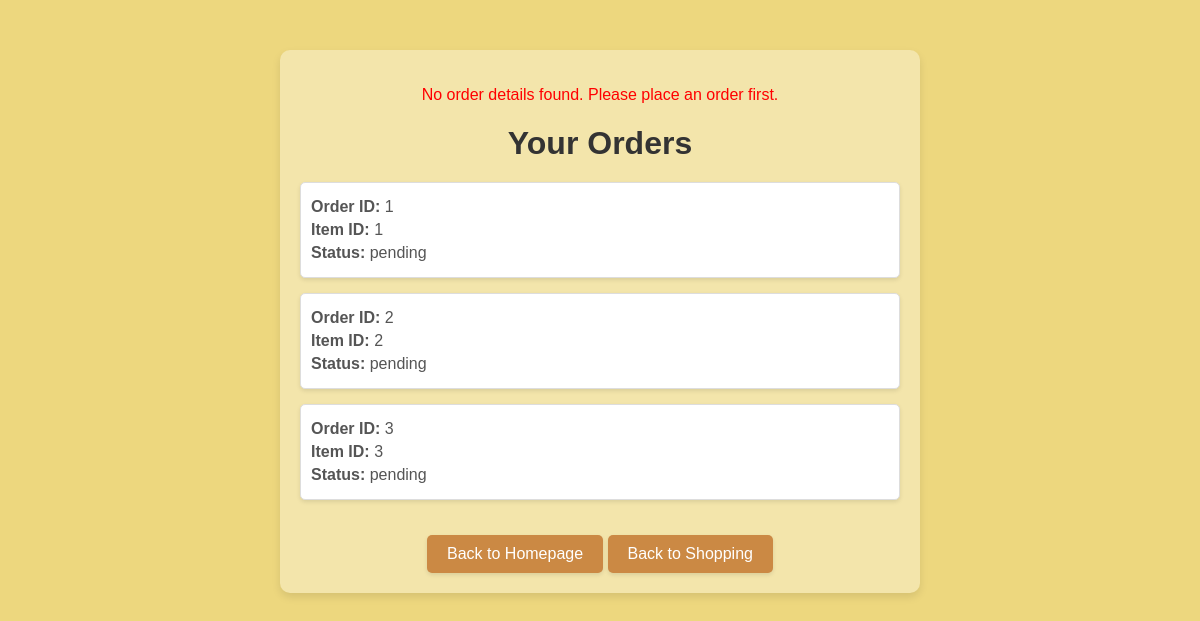
The app's page /MYPROJECT/order_tracking.php with its own data.
### tables this page shows
CREATE TABLE `orders` (
  `order_id` int(11) NOT NULL,
  `user_id` int(11) NOT NULL,
  `item_id` int(11) NOT NULL,
  `item_qty` int(11) NOT NULL,
  `cus_id` int(11) NOT NULL,
  `payment_method` varchar(255) NOT NULL,
  `item_price` decimal(10,2) NOT NULL,
  `total_price` decimal(10,2) NOT NULL,
  `date_ordered` date NOT NULL,
  `status` varchar(255) NOT NULL DEFAULT 'pending'
);

### MYPROJECT/order_tracking.php (the view, shortened to what this page needs)
<?php
$conn = mysqli_connect("localhost", "root", "", "project");
$sql = "SELECT * FROM orders WHERE cus_id = 0";
$result = mysqli_query($conn, $sql);
$order_details = $_SESSION['order_details'] ?? null;
if (!$order_details) {
    $error = "No order details found. Please place an order first.";
}
?>
<!DOCTYPE html>
<html lang="en">
<head>
</head>
<body>
    <div class="container">
        <?php
        if (isset($order_details)) {
            echo "<div class='order-details'>";
            echo "<h2>Order Details</h2>";
            echo "<p><strong>Order ID:</strong> " . htmlspecialchars($order_details['order_id']) . "</p>";
            echo "<p><strong>Payment Method:</strong> " . htmlspecialchars($order_details['payment_method']) . "</p>";
            echo "</div>";
        } else {
            echo "<p style='color: red;'>" . htmlspecialchars($error) . "</p>";
        }
        ?>
        <h1>Your Orders</h1>
        <?php
        if (mysqli_num_rows($result) > 0) {
            while ($row = mysqli_fetch_assoc($result)) {
                echo "<div class='order'>";
                echo "<p><strong>Order ID:</strong> " . $row['order_id'] . "</p>";
                echo "<p><strong>Item ID:</strong> " . $row['item_id'] . "</p>";
                echo "<p><strong>Status:</strong> " . $row['status'] . "</p>";
                echo "</div>";
            }
        } else {
            echo "<p>No orders found.</p>";
        }
        ?>
        <a href="homepage.php" class="back-button">Back to Homepage</a>
        <a href="items.php" class="back-btn">Back to Shopping</a>
    </div>
</body>
</html>

### MYPROJECT/order_tracking.php (style rules this page uses)
body { font-family: Arial, sans-serif; margin: 0; padding: 0; background-color: #EDD77E; }
.container { width: 100%; max-width: 600px; margin: 50px auto; padding: 20px; background-color: #F3E5AB; border-radius: 10px; box-shadow: 0 4px 8px rgba(0, 0, 0, 0.1); text-align: center; }
h1 { color: #333; margin-bottom: 20px; }
.order { background-color: #fff; margin-bottom: 15px; padding: 10px; border: 1px solid #ddd; border-radius: 5px; text-align: left; box-shadow: 0 2px 4px rgba(0, 0, 0, 0.1); }
.order p { margin: 5px 0; color: #555; }
.back-button, .back-btn { display: inline-block; margin-top: 20px; padding: 10px 20px; background-color: #CB8944; color: white; text-decoration: none; border-radius: 5px; box-shadow: 0 2px 4px rgba(0, 0, 0, 0.1); transition: background-color 0.3s ease; }

### records on screen
orders: order_id "1", item "1", status "pending"
orders: order_id "2", item "2", status "pending"
orders: order_id "3", item "3", status "pending"

### other values on screen
$error "No order details found. Please place an order first."
